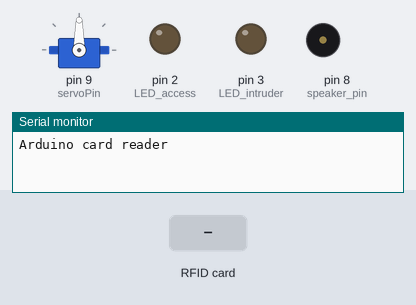
A sketch run on a simulated Arduino Uno, built with avr-gcc and run on an emulated ATmega328P. Shown: servo, output pins drawn as LEDs (lit = HIGH), buzzer (waves = sounding), the last lines printed to the serial monitor. Inputs (shaded band) come from the test bench. Pins used as bus, display or sensor lines are not drawn.

Above: at 2.2 s.
2.3 s: RFID card 5E 7A 19 C4 held to the reader
At 3.39 s:
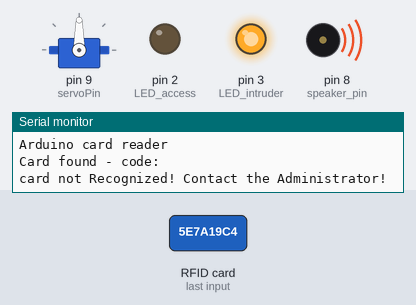
At 4.9 s:
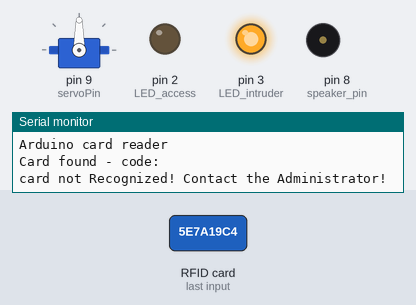
Timing chart, 0 to 6.9 s (numbered marks = the images above; inputs shaded):
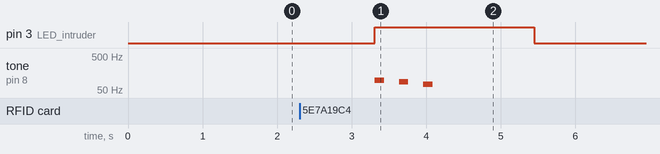

The sketch:

05.wireless_idCard_entry_system.ino
```cpp
/*
The sketch begins by calling on the SPI, RFID, Servo, Pitches,
and Wire libraries to control communication between the Arduino,
RFID module, and servo. Two melodies are defined, one for a positive
reading on your card and the other for a negative reading. The green
LED is set to Arduino pin 2, the red LED to pin 3, the piezo buzzer
to pin 8, and the servo to pin 9.
The following line is where you add your card’s hex value:
----------------------------------------------------------
byte card[5] = {0x4D,0x55,0xAD,0xD3,0x66};
----------------------------------------------------------
Pass your card in front of the reader. If the hex code on the card
matches that in your sketch, the green LED lights up, a tune plays,
and the servo moves. The reader rejects all other cards unless you
add their number to the code at 1. If a card is rejected, the red LED
lights up and a different tune plays, but the servo does not move.
*/

#include <SPI.h>
#include <RFID.h>
#include <Servo.h>
#include "pitches.h"
#include <Wire.h>

RFID rfid(10,5); //Define the RFID

//Replace this with the code from your card in hex form
byte card [5] = {0x4D,0x55,0xAD,0xD3,0X66};
//List any other codes for cards with access here

byte serNum[5];
byte data[5];

//Define the melodies for successful access and denied access
int access_melody[] = {NOTE_G4, 0, NOTE_A4, 0, NOTE_B4, 0, NOTE_A4, 0, NOTE_B4, 0, NOTE_C5, 0};
int access_noteDurations[] = {8, 8, 8, 8, 8, 4, 8, 8, 8, 8, 8, 4};
int fail_melody[] = {NOTE_G2, 0, NOTE_F2, 0, NOTE_D2, 0};
int fail_noteDurations[] = {8, 8, 8, 8, 8, 4};

int LED_access = 2; //Pin connected to green LED
int LED_intruder = 3; //Pin connected to red LED
int speaker_pin = 8; //Pin connected to piezo buzzer
int servoPin = 9; //Pin connected to servo

Servo doorLock; //Define the servomotor

void setup() {
  // put your setup code here, to run once:
  doorLock.attach(servoPin); //set servo as a pin
  Serial.begin(9600); //Start serial communication
  SPI.begin(); //start serial communication between the RFID and the PC
  rfid.init(); //Initialize the RFID
  Serial.println("Arduino card reader");
  delay(1000);
  pinMode(LED_access, OUTPUT);
  pinMode(LED_intruder, OUTPUT);
  pinMode(speaker_pin, OUTPUT);
  pinMode(servoPin, OUTPUT);
}

void loop() { //Create a variable for each user
  // put your main code here, to run repeatedly:
  boolean card_card = true; //Define your card
  if (rfid.isCard()) {
    if (rfid.readCardSerial()) {
      delay(1000);
      data[0] = rfid.serNum[0];
      data[1] = rfid.serNum[1];
      data[2] = rfid.serNum[2];
      data[3] = rfid.serNum[3];
      data[4] = rfid.serNum[4];
      }
      Serial.print("Card found - code:");
      for (int i = 0; i < 5; i++) {
        //If it is not your, the card is considered false
        if (data[i] != card[i]) card_card = false;
        }
        Serial.println();
        if (card_card) { //A card with access permission is found
          Serial.print("Hello"); //Print to the Seril Monitor
          for (int i = 0; i < 12; i++) { //Play welcome music
            int access_noteDuration = 1000 / access_noteDurations[i];
            tone(speaker_pin, access_melody[i], access_noteDuration);
            int access_pauseBetweenNotes = access_noteDuration * 1.30;
            delay(access_pauseBetweenNotes);
            noTone(speaker_pin);
            }
          } else { //If the card is not recognized
            //Print message to Serial Monitor
            Serial.println("card not Recognized! Contact the Administrator!");
            digitalWrite(LED_intruder, HIGH); //Turn on red LED
            for (int i = 0; i < 6; i++) { //Play intruder melody
              int fail_noteDuration = 1000 / fail_noteDurations[i];
              tone(speaker_pin, fail_melody[i], fail_noteDuration);
              int fail_pauseBetweenNotes = fail_noteDuration * 1.30;
              delay(fail_pauseBetweenNotes);
              noTone(speaker_pin);
              }
              delay(1000);
              digitalWrite(LED_intruder, LOW); //Turn off red LED
            }

            if (card_card) { //Add other users with access here
              Serial.println("Access Granted...........Welcome!");
              digitalWrite(LED_access, HIGH); //Turn on green LED
              doorLock.write(180); //Turn servo 180 degrees
              delay(5000); //Wait for 5 seconds
              doorLock.write(0); //Turn servo back to 0 degrees
              digitalWrite(LED_access, LOW); //Turn off green LED
              }
              Serial.println();
              delay(500);
              rfid.halt();
    }
}
```

Measured:
- after the input at 2.3 s, pin 3 (LED_intruder): LOW → HIGH after 1.0 s, → LOW 2.1 s later; tone on pin 8 (speaker_pin): plays 98 Hz for 0.13 s, 87 Hz for 0.13 s, 73 Hz for 0.13 s, starting after 1.0 s
